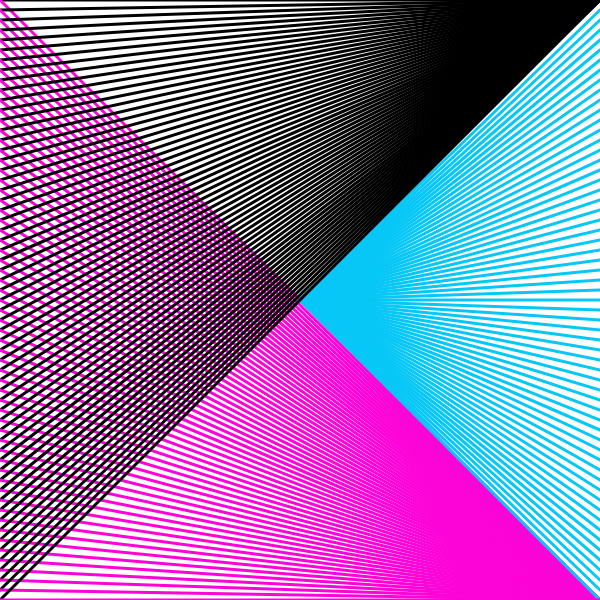
Frame 1 (no input)
Frame 60 (no input): identical to frame 1, image omitted
Frame 120 (the mouse pressed at the canvas centre since frame 60): identical to frame 1, image omitted

The p5.js sketch that drew this single still picture (run headless with seeded random() and noise() and a simulated clock; from frame 60 on, the mouse is pressed at the canvas centre):

// p5.js sketch
// ── sketch.js
function setup() {
    createCanvas(600, 600);
    rectMode(CENTER);
    strokeWeight(3);
}

function draw() {
    background(255);
    let y = 0;
    while (y <= height) {
        // blue
        stroke(7, 199, 247);
        line(width / 2, height / 2, width, y);
        // black
        stroke(0);
        line(width, 0, 0, y);
        // pink
        stroke(252, 3, 215);
        line(0, y, width, height);
        y += 10;
    }
}
// ── exercise1-3.html
<!DOCTYPE html>
<html lang="en">
  <head>
    <meta charset="utf-8" />
    <meta name="viewport" content="width=device-width, initial-scale=1.0">

    <title>PDM1 - W4P2 - Exercise 1.3</title>

    <link href="https://cdn.jsdelivr.net/npm/bootstrap@5.3.1/dist/css/bootstrap.min.css" rel="stylesheet" integrity="sha384-4bw+/aepP/YC94hEpVNVgiZdgIC5+VKNBQNGCHeKRQN+PtmoHDEXuppvnDJzQIu9" crossorigin="anonymous">
    <link rel="stylesheet" type="text/css" href="./lib/main-styles.css">
    <script src="https://cdn.jsdelivr.net/npm/bootstrap@5.3.1/dist/js/bootstrap.bundle.min.js" integrity="sha384-HwwvtgBNo3bZJJLYd8oVXjrBZt8cqVSpeBNS5n7C8IVInixGAoxmnlMuBnhbgrkm" crossorigin="anonymous"></script>
    <script src="./lib/p5.js"></script>
  </head>

  <body>
    <h1>Exercise 1.3 - Solution</h1>
    <script src="sketch.js"></script>
  </body>
</html>
